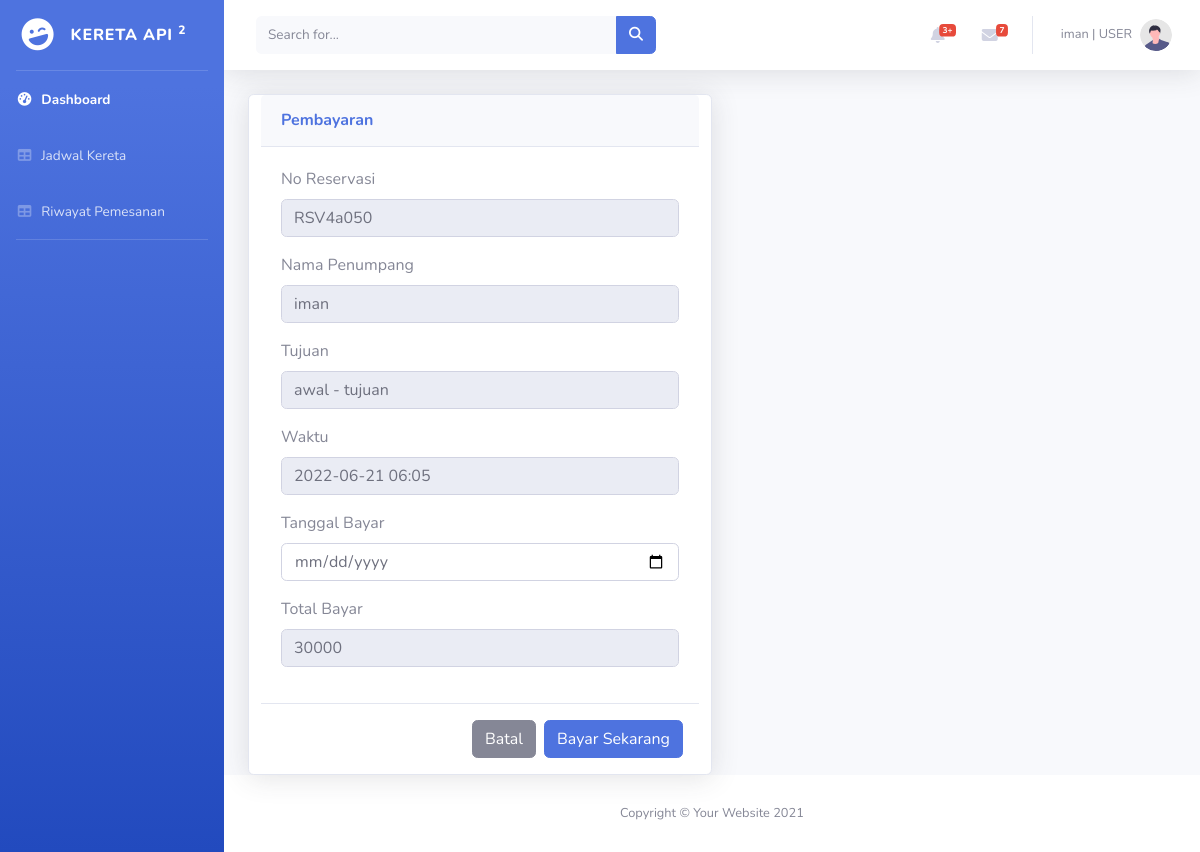
Page /index.php?menu=bayar&id_reservasi=RSV4a050 (signed in) on the committed database.
### tables this page shows
CREATE TABLE `reservasi2` (
  `id_reservasi` varchar(20) NOT NULL,
  `id_penumpang` varchar(20) DEFAULT NULL,
  `id_user` varchar(10) NOT NULL,
  `id_jadwal` varchar(10) DEFAULT NULL,
  `id_gerbong` varchar(10) DEFAULT NULL,
  `tgl_berangkat` date DEFAULT NULL,
  `tgl_pesan` date DEFAULT NULL,
  `status_bayar` varchar(10) NOT NULL
);

CREATE TABLE `penumpang` (
  `id_penumpang` char(10) NOT NULL,
  `id_user` int(11) NOT NULL,
  `nama_penumpang` varchar(30) NOT NULL,
  `alamat` varchar(200) NOT NULL,
  `gender` char(10) NOT NULL,
  `no_tlp` char(12) NOT NULL
);

CREATE TABLE `jadwal` (
  `id_jadwal` int(11) NOT NULL,
  `id_kereta` char(10) NOT NULL,
  `stasiun_awal` varchar(30) NOT NULL,
  `stasiun_tujuan` varchar(30) NOT NULL,
  `kedatangan` char(5) NOT NULL,
  `keberangkatan` char(5) NOT NULL,
  `harga_tiket` int(11) NOT NULL,
  `tgl_berangkat` date DEFAULT NULL
);

### bayar.php (the view, shortened to what this page needs)
<?php
extract($_GET);
$query = mysqli_query($koneksi, "SELECT * FROM reservasi2
        inner join penumpang on reservasi2.id_penumpang=penumpang.id_penumpang
        inner join jadwal on reservasi2.id_jadwal=jadwal.id_jadwal
        where id_reservasi='$id_reservasi'");
$trx = mysqli_fetch_array($query);
?>
<div class="card shadow col-6">
    <div class="card-header py-3">
        <h6 class="m-0 font-weight-bold text-primary">Pembayaran</h6>
    </div>
    <form action="proses_pesan.php?option=pembayaran" method="post">
        <div class="card-body">
            <div class="form-group">
                <label for="id_reservasi">No Reservasi</label>
                <input type="text" class="form-control" id="id_reservasi" name="id_reservasi" autocomplete="off" required readonly value="<?= $trx['id_reservasi']; ?>">
            </div>
            <div class="form-group">
                <label for="nama_penumpang">Nama Penumpang</label>
                <input type="text" class="form-control" id="nama_penumpang" name="nama_penumpang" autocomplete="off" value="<?= $trx['nama_penumpang']; ?>" readonly>
            </div>
            <div class="form-group">
                <label for="tujuan">Tujuan</label>
                <input type="text" class="form-control" id="tujuan" name="tujuan" autocomplete="off" value="<?= $trx['stasiun_awal'] . ' - ' . $trx['stasiun_tujuan']; ?>" readonly>
            </div>
            <div class="form-group">
                <label for="waktu">Waktu </label>
                <input type="text" class="form-control" id="waktu" name="waktu" autocomplete="off" value="<?= $trx['tgl_berangkat'] . ' ' . $trx['keberangkatan']; ?>" readonly>
            </div>
            <div class="form-group">
                <label for="tgl_bayar">Tanggal Bayar </label>
                <input type="date" class="form-control" id="tgl_bayar" name="tgl_bayar" autocomplete="off" required>
            </div>
            <div class="form-group">
                <label for="total">Total Bayar </label>
                <input type="text" class="form-control" id="total" name="total" autocomplete="off" value="<?= $trx['harga_tiket']; ?>" readonly>
            </div>
        </div>
        <div class="modal-footer">
            <button type="button" class="btn btn-secondary" data-dismiss="modal">Batal</button>
            <button type="submit" class="btn btn-primary">Bayar Sekarang</button>
        </div>
    </form>
</div>

### rows in the picture
reservasi2: id_reservasi "RSV4a050", nama_penumpang "iman", tujuan "awal - tujuan", waktu "2022-06-21 06:05", total "30000"

### other values in the picture
$_SESSION['username'] "iman"
$_SESSION['level'] "USER"
